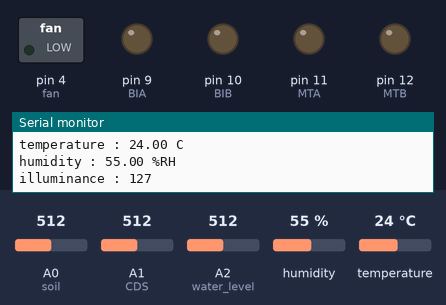
A sketch run on a simulated Arduino Uno, built with avr-gcc and run on an emulated ATmega328P. Shown: switched loads named in the sketch (green lamp = pin HIGH), output pins drawn as LEDs (lit = HIGH), the last lines printed to the serial monitor. Inputs (shaded band) come from the test bench; at power-on: temperature 24 °C, A0 (soil) = 512, A1 (CDS) = 512, A2 (water_level) = 512, humidity 55 %.

Above: at 1.2 s.
1.3 s: temperature set to 26.2 °C
7.4 s: temperature set to 27.7 °C
At 8.9 s:
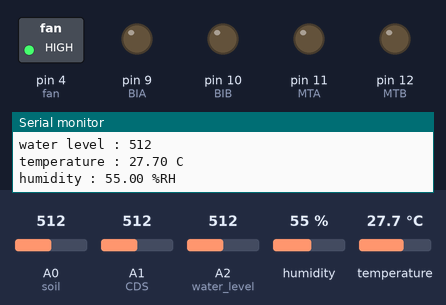
9.8 s: A0 (soil) set to 490
At 10.3 s:
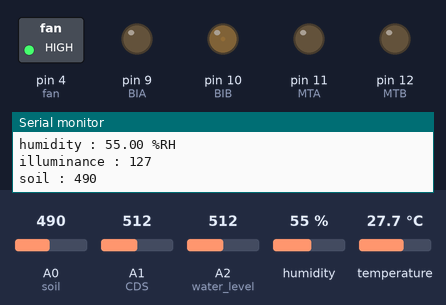
Timing chart, 0 to 12.8 s (numbered marks = the images above; inputs shaded):
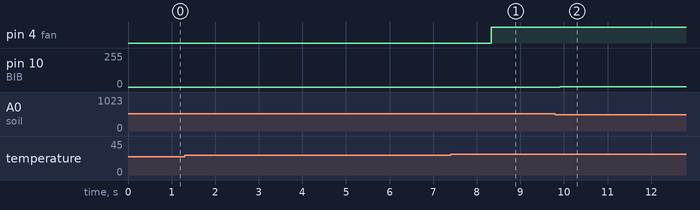

The sketch:

caps.ino
```cpp
#include <SoftwareSerial.h>
#include  <DHT.h>

//토양수분
int soil = A0; //analog A0
#define soil_D 2 //digital
int value_soil = 0;
int value_soil_D = 0;

//워터펌프 & 모터 드라이버
#define BIA 9 //digital 9
#define BIB 10 // digital 10
//int waterpump = 200;

//암막 모터
#define MTA 11 //digital 11
#define MTB 12 //digital 12

//온습도센서
#define DHTPIN 5 //digital 5
#define DHTTYPE DHT22
DHT dht(DHTPIN,DHTTYPE);
float temp; //temperature
float hum; //humidity

//fan
#define fan 4 //digital 4

//조도센서
int CDS = A1;// analog A1
int value_illu = 0;

int value_illu_min = 1023; //조도센서 최소값 1023으로 초기화
int value_illu_max = 0; //조도센서 최대값 0으로 초기화

//수위센서
int water_level = A2; //analog A2
int value_wat = 0;


//블루투스
SoftwareSerial BTSerial(2,3); //(RX,TX)

void setup() {
  // put your setup code here, to run once:
  Serial.begin(9600);
  dht.begin();
  BTSerial.begin(9600);

  pinMode(soil_D, INPUT);
  pinMode(fan,OUTPUT);
  pinMode(BIA,OUTPUT);
  pinMode(BIB,OUTPUT);
  pinMode(MTA,OUTPUT);
  pinMode(MTB,OUTPUT);

}

void loop() {
  // put your main code here, to run repeatedly:
  //BT연결확인
  if(BTSerial.available()){
    Serial.write(BTSerial.read()); //블루투스내용 시리얼 모니터에 출력
  }
  if(Serial.available()){
    BTSerial.write(Serial.read()); //시리얼 모니터 내용을 블루투스에 출력
  }

  int bt = BTSerial.read();
  /*
   * 수동/자동 구분
   */
  //온습도
  temp = dht.readTemperature();
  hum=dht.readHumidity();

  if(isnan(hum)||isnan(temp)){
    Serial.println("Faild temperature");
  }

  //computer out
  Serial.print("temperature : ");
  Serial.print(temp);
  Serial.println(" C");
  Serial.print("humidity : ");
  Serial.print(hum);
  Serial.println(" %RH");
  Serial.println();
  //app out
  BTSerial.print(temp);
  BTSerial.print(hum);


  /*fan사용*/
  if(temp>27){
    digitalWrite(fan,HIGH);
  }
  else{
    digitalWrite(fan,LOW);
  }
  //어플에서 쿨러 on
  if( bt == '0'){
    digitalWrite(4,HIGH);
  }
  if( bt == '1'){
    digitalWrite(4,LOW);
  }
//  delay(1000);

  //조도값 전달
  value_illu = analogRead(CDS);
  value_illu = map(value_illu, value_illu_min, value_illu_max,0,255);//센서값을 0~255수로 변환
  value_illu = constrain(value_illu, 0,255); //0~255벗어날 경우 보정하여 저장
  Serial.print("illuminance : ");
  Serial.println(value_illu);
  BTSerial.write(byte(value_illu));

  //어두울때 -> led
  if(value_illu<=0){
    //led작동
  }
  //밝을때 -> 암막
  if(value_illu>=255){
    digitalWrite(MTA,HIGH);
    digitalWrite(MTB,HIGH);
    delay(5000);
  }

  /*모터속도 -> 속도조절로 암막커튼 펼치기.
  for(int duty = 0; duty<256;duty++){
    analogWrite(motorA,duty)
  }
  for(duty = 255; duty>=0;duty--){
    analogWrite(motorA,duty);
  }
  */

  // 토양수분
  value_soil = analogRead(soil);
  value_soil_D = digitalRead(soil_D);
  Serial.print("soil : ");
  Serial.println(value_soil);
  Serial.println();
  BTSerial.print(value_soil);

  //워터펌프 작동
   while(value_soil<500){ //실제 측정값으로 값 넣기
    //워터펌프 1개
    //5초동안만 작동 (다만, 5초후에도 부족하면 다시 5초동안 작동), 자동
    analogWrite(BIA,LOW);
    analogWrite(BIB,HIGH);
  }
  digitalWrite(BIA,LOW);
  digitalWrite(BIB,LOW);

  //with BT, 수동
  if( bt == '5'){//waterpump on
    analogWrite(BIB,HIGH);
  }
  if( bt == '6'){//waterpump off
    analogWrite(BIB,LOW);
  }

  //수위센서
  value_wat = analogRead(water_level);
  Serial.print("water level : ");
  Serial.println(value_wat);
  BTSerial.println(value_wat);
  if(value_wat<500){ //수위 값 조정 필요
    BTSerial.println("low");
  }
}
```

Measured:
- the behaviour switches between 27 and 27.1 °C on temperature (found by bisection; images 0 and 1)
- after the input at 7.4 s, pin 4 (fan): LOW → HIGH after 0.94 s
- after the input at 9.8 s, pin 10 (BIB): 0/255 → 1/255 after 0.11 s
